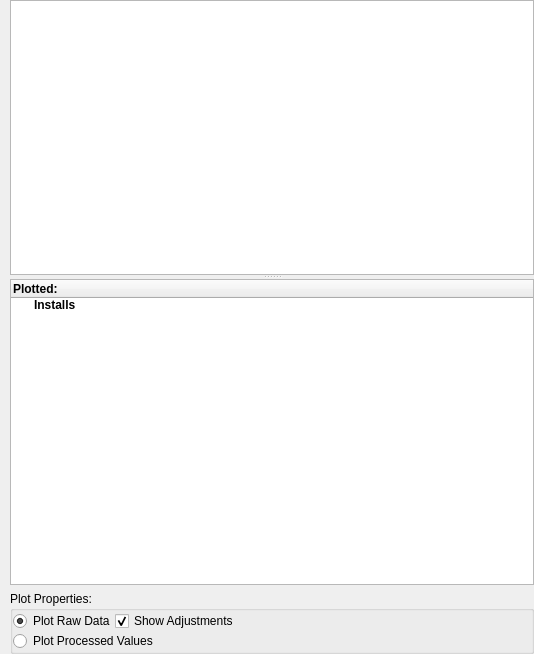
          <widget class="QWidget" name="pageFlowSurveyManagement">
           <property name="geometry">
            <rect>
             <x>0</x>
             <y>0</y>
             <width>534</width>
             <height>654</height>
            </rect>
           </property>
           <attribute name="label">
            <string>Management</string>
           </attribute>
           <layout class="QVBoxLayout" name="verticalLayout_6">
            <property name="leftMargin">
             <number>10</number>
            </property>
            <property name="topMargin">
             <number>0</number>
            </property>
            <property name="rightMargin">
             <number>0</number>
            </property>
            <property name="bottomMargin">
             <number>0</number>
            </property>
            <item>
             <widget class="QSplitter" name="fsm_splitter">
              <property name="orientation">
               <enum>Qt::Vertical</enum>
              </property>
              <property name="childrenCollapsible">
               <bool>false</bool>
              </property>
              <widget class="QTreeView" name="trv_flow_survey_management">
               <property name="contextMenuPolicy">
                <enum>Qt::CustomContextMenu</enum>
               </property>
               <property name="editTriggers">
                <set>QAbstractItemView::NoEditTriggers</set>
               </property>
               <property name="showDropIndicator" stdset="0">
                <bool>false</bool>
               </property>
               <property name="dragEnabled">
                <bool>true</bool>
               </property>
               <property name="dragDropMode">
                <enum>QAbstractItemView::DragOnly</enum>
               </property>
               <attribute name="headerVisible">
                <bool>false</bool>
               </attribute>
              </widget>
              <widget class="QWidget" name="verticalLayoutWidget">
               <layout class="QVBoxLayout" name="verticalLayout_26">
                <item>
                 <widget class="QTreeWidget" name="trw_PlottedFSMInstalls">
                  <property name="sizePolicy">
                   <sizepolicy hsizetype="Expanding" vsizetype="Expanding">
                    <horstretch>0</horstretch>
                    <verstretch>0</verstretch>
                   </sizepolicy>
                  </property>
                  <property name="minimumSize">
                   <size>
                    <width>250</width>
                    <height>145</height>
                   </size>
                  </property>
                  <property name="maximumSize">
                   <size>
                    <width>16777215</width>
                    <height>16777215</height>
                   </size>
                  </property>
                  <property name="contextMenuPolicy">
                   <enum>Qt::CustomContextMenu</enum>
                  </property>
                  <property name="acceptDrops">
                   <bool>true</bool>
                  </property>
                  <property name="dragDropMode">
                   <enum>QAbstractItemView::DropOnly</enum>
                  </property>
                  <property name="defaultDropAction">
                   <enum>Qt::LinkAction</enum>
                  </property>
                  <property name="itemsExpandable">
                   <bool>true</bool>
                  </property>
                  <column>
                   <property name="text">
                    <string>Plotted:</string>
                   </property>
                   <property name="font">
                    <font>
                     <weight>75</weight>
                     <bold>true</bold>
                    </font>
                   </property>
                  </column>
                  <item>
                   <property name="text">
                    <string>Installs</string>
                   </property>
                   <property name="font">
                    <font>
                     <weight>75</weight>
                     <bold>true</bold>
                    </font>
                   </property>
                   <property name="flags">
                    <set>ItemIsDropEnabled|ItemIsEnabled</set>
                   </property>
                  </item>
                 </widget>
                </item>
                <item>
                 <widget class="QGroupBox" name="grpFSMPlotSettings">
                  <property name="sizePolicy">
                   <sizepolicy hsizetype="Expanding" vsizetype="Fixed">
                    <horstretch>0</horstretch>
                    <verstretch>0</verstretch>
                   </sizepolicy>
                  </property>
                  <property name="maximumSize">
                   <size>
                    <width>16777215</width>
                    <height>100</height>
                   </size>
                  </property>
                  <property name="title">
                   <string>Plot Properties:</string>
                  </property>
                  <layout class="QVBoxLayout" name="verticalLayout_27">
                   <property name="spacing">
                    <number>0</number>
                   </property>
                   <property name="leftMargin">
                    <number>0</number>
                   </property>
                   <property name="topMargin">
                    <number>0</number>
                   </property>
                   <property name="rightMargin">
                    <number>0</number>
                   </property>
                   <property name="bottomMargin">
                    <number>0</number>
                   </property>
                   <item>
                    <layout class="QHBoxLayout" name="horizontalLayout_16">
                     <item>
                      <widget class="QRadioButton" name="rbnFSMRawValues">
                       <property name="text">
                        <string>Plot Raw Data</string>
                       </property>
                       <property name="checked">
                        <bool>true</bool>
                       </property>
                      </widget>
                     </item>
                     <item>
                      <widget class="QCheckBox" name="chkShowAdjustments">
                       <property name="text">
                        <string>Show Adjustments</string>
                       </property>
                       <property name="checked">
                        <bool>true</bool>
                       </property>
                      </widget>
                     </item>
                     <item>
                      <spacer name="horizontalSpacer_15">
                       <property name="orientation">
                        <enum>Qt::Horizontal</enum>
                       </property>
                       <property name="sizeHint" stdset="0">
                        <size>
                         <width>40</width>
                         <height>20</height>
                        </size>
                       </property>
                      </spacer>
                     </item>
                    </layout>
                   </item>
                   <item>
                    <widget class="QRadioButton" name="rbnFSMProcessedValues">
                     <property name="text">
                      <string>Plot Processed Values</string>
                     </property>
                    </widget>
                   </item>
                  </layout>
                 </widget>
                </item>
               </layout>
              </widget>
             </widget>
            </item>
           </layout>
          </widget>
